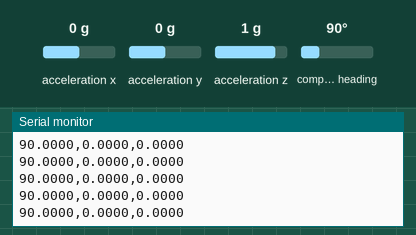
The sketch below on a simulated ESP32. On the bench: the last lines printed to the serial monitor. Inputs (shaded band) come from the test bench; at power-on: acceleration x 0 g, acceleration y 0 g, acceleration z 1 g, compass heading 90°.

Above: at 2.2 s.
2.3 s: acceleration x set to -1.4 g
At 2.33 s:
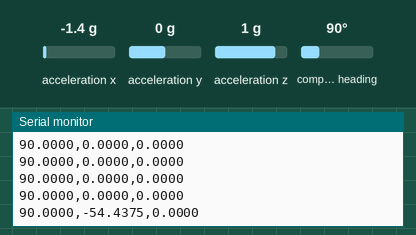
3.8 s: acceleration y set to -1.4 g
At 3.85 s:
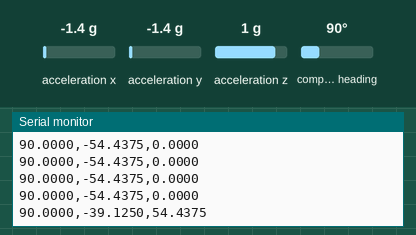
5.3 s: acceleration z set to -1.4 g
At 5.37 s:
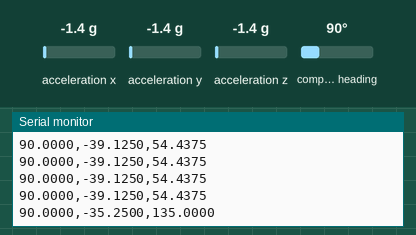
6.8 s: compass heading set to 7°
At 6.8 s:
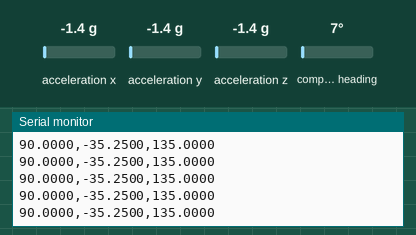
Timing chart, 0 to 9.3 s (numbered marks = the images above; inputs shaded):
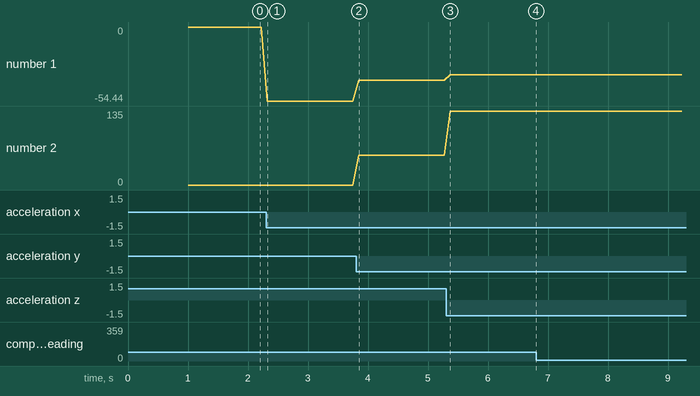

Measured:
- after the input at 2.3 s, the serial monitor: prints a new line at once (image 1)
- after the input at 3.8 s, the serial monitor: prints a new line after 0.05 s (image 2)
- after the input at 5.3 s, the serial monitor: prints a new line after 0.07 s (image 3)
- plotted number 1: 0 → -54.44 after the input at 2.3 s, -54.44 → -39.12 after the input at 3.8 s, -39.12 → -35.25 after the input at 5.3 s
- plotted number 2: 0 → 54.44 after the input at 3.8 s, 54.44 → 135 after the input at 5.3 s

The sketch:

Absolute_orientation.ino
```cpp
#include <Wire.h>
#include <Adafruit_Sensor.h>
#include <Adafruit_BNO055.h>
#include <utility/imumaths.h>

Adafruit_BNO055 bno = Adafruit_BNO055(55);

void setup(void)
{
  Serial.begin(9600);
  Serial.println("Orientation Sensor Test");
  Serial.println("");

  /* Initialise the sensor */
  bno.begin();
  delay(1000);
  bno.setExtCrystalUse(true);
}

void loop(void)
{
  /* Get a new sensor event */
  sensors_event_t event;
  bno.getEvent(&event);

  /* Display the floating point data */
  //Serial.print("X: ");
  Serial.print(event.orientation.x, 4);
  // Serial.print(",Y: ");
  Serial.print(",");
  Serial.print(event.orientation.y, 4);
  // Serial.print(",Z: ");
  Serial.print(",");
  Serial.print(event.orientation.z, 4);
  Serial.println("");

  delay(100);
}
```
